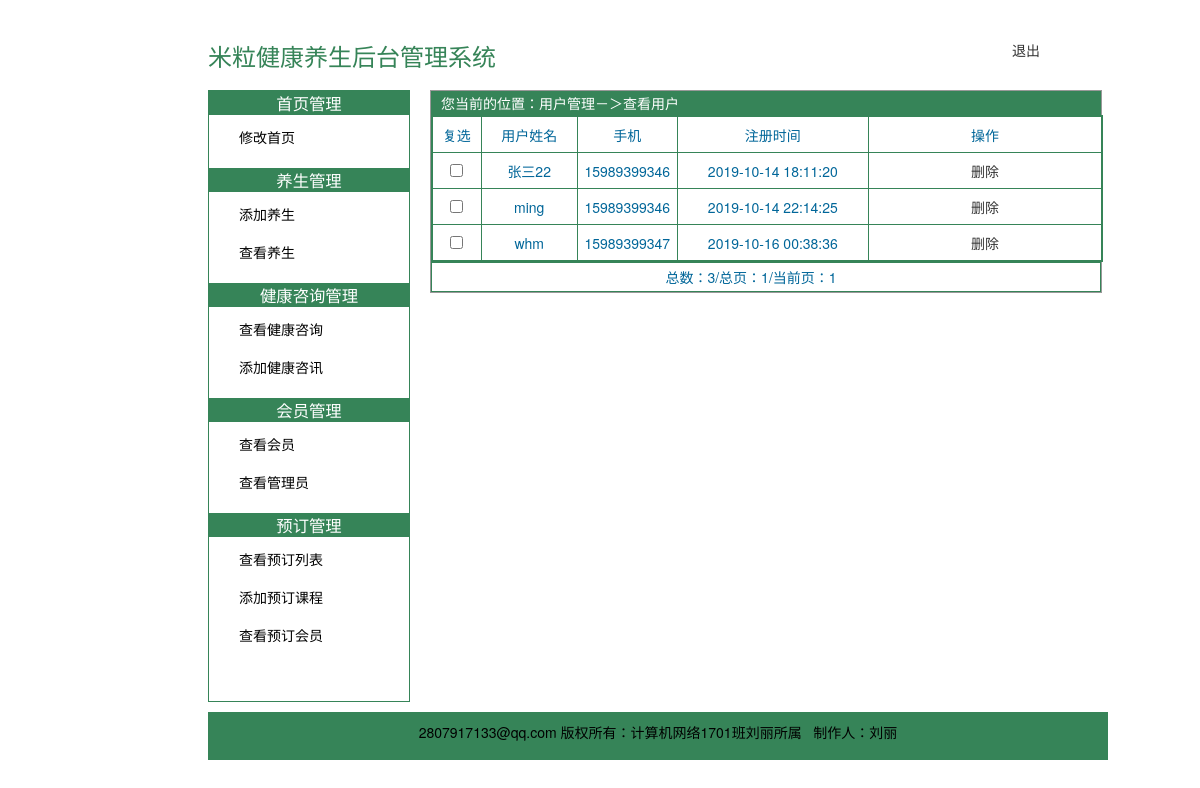
Screenshot of /admin/user.php with the database file from the repository.
### tables this page shows
CREATE TABLE `ys_user` (
  `userid` int(11) NOT NULL AUTO_INCREMENT,
  `username` varchar(30) NOT NULL,
  `password` varchar(100) NOT NULL,
  `phone` char(11) NOT NULL COMMENT '手机号',
  `reg_time` datetime NOT NULL COMMENT '注册时间',
  PRIMARY KEY (`userid`)
);

### admin/user.php (the view, shortened to what this page needs)
<?php
require_once "../conn/conn.php";
$pagesize = 5;
$page = 1;
if(isset($_GET['page'])){
	$page = $_GET['page'];
	if($page<1){$page = 1;}
}else{
	$page = 1;
}
$data=queryPaginate('ys_user',$pagesize,$page);
?>
<!DOCTYPE html PUBLIC "-//W3C//DTD XHTML 1.0 Transitional//EN" "http://www.w3.org/TR/xhtml1/DTD/xhtml1-transitional.dtd">
<html xmlns="http://www.w3.org/1999/xhtml">
<head>
    <link href="css/index.css"rel="stylesheet" type="text/css" />
</head>
<body>
<?php require_once 'head.php'?>
<?php require_once 'left.php'?>
<div id="right" >
    <p class="where-is">您当前的位置：用户管理－＞查看用户</p>
    <form action="deluser.php" method="post">
        <table width="670" border="0" align="center" cellpadding="0" cellspacing="0" style="text-align:right;">
            <tr>
                <td height="50" bgcolor="#666666">
                    <table width="670" height="25" border="0" align="center" cellpadding="0" cellspacing="1">
                        <tr>
                            <td width="50" height="25" bgcolor="#FFFFFF"><div align="center">复选</div></td>
                            <td width="100" bgcolor="#FFFFFF"><div align="center">用户姓名</div></td>
                            <td width="100" bgcolor="#FFFFFF"><div align="center">手机</div></td>
                            <td width="200" bgcolor="#FFFFFF"><div align="center">注册时间</div></td>
                            <td width="248" bgcolor="#FFFFFF"><div align="center">操作</div></td>
                        </tr>
                        <?php foreach($data['data'] as $v){ ?>
                            <tr>
                                <td height="25" bgcolor="#FFFFFF"><div align="center"><input type="checkbox" name='aa[]' value='<?php echo $v['userid']?>'>
                                    </div></td>
                                <td height="25" bgcolor="#FFFFFF"><div align="left"><?php echo $v['username']?></div></td>
                                <td height="25" bgcolor="#FFFFFF"><div align="left"><?php echo $v['phone']?></div></td>
                                <td height="25" bgcolor="#FFFFFF"><div align="left"><?php echo $v['reg_time']?></div></td>
                                <td height="25" bgcolor="#FFFFFF"><div align="center"><a class="delete" href= "javascript:void(0);" data-id="<?php echo $v['userid']?>">删除</a>
                                </div></td>
                            </tr>
                        <?php }?>
                    </table></td>
            </tr>
        </table>
        <?php echo $data['render'];?>
    </form>
</div>
<?require_once 'footer.php'?>
</body>
</html>

### admin/css/index.css (style rules this page uses)
* { margin:0px; padding:0px; }
body { margin:0 auto; width:1024px; font:12px/1.6 "宋体"; background-color:rgb(255,255,255) ; }
input { margin-left:10px; }
#right { float:right; border: 1px solid #999; width:670px; margin:10px; }
#right table { margin-top:10px; color:#006699; margin:0 auto; }
#right table tr td table { margin:0 auto; }
#right table tr td table tr div { text-align:center; }
#right table tr td table tr td { padding-top:5px;text-align:left; padding-bottom:5px; }

### layui/css/layui.css (style rules this page uses)
blockquote,body,button,dd,div,dl,dt,form,h1,h2,h3,h4,h5,h6,input,li,ol,p,pre,td,textarea,th,ul { margin:0;padding:0;-webkit-tap-highlight-color:rgba(0,0,0,0) }
table { border-collapse:collapse;border-spacing:0 }
button,input,optgroup,option,select,textarea { font-family:inherit;font-size:inherit;font-style:inherit;font-weight:inherit;outline:0 }
body { line-height:24px;font:14px Helvetica Neue,Helvetica,PingFang SC,Tahoma,Arial,sans-serif }
a { color:#333;text-decoration:none }

### admin/css/common.css (style rules this page uses)
body { margin: 0 auto; line-height: 24px; }
.where-is { height: 24px; background-color: rgb(54, 132, 88); padding-left: 10px; color: #FFF; }
tr td { border: 1px solid rgb(54,132,88); }

### admin/head.php (style rules this page uses)
table a { text-decoration: none; }

### rows the page displays
ys_user: username "张三22", phone "15989399346", reg_time "2019-10-14 18:11:20"
ys_user: username "ming", phone "15989399346", reg_time "2019-10-14 22:14:25"
ys_user: username "whm", phone "15989399347", reg_time "2019-10-16 00:38:36"

### other values shown
$total "3"
$totalpage "1"
$page "1"
